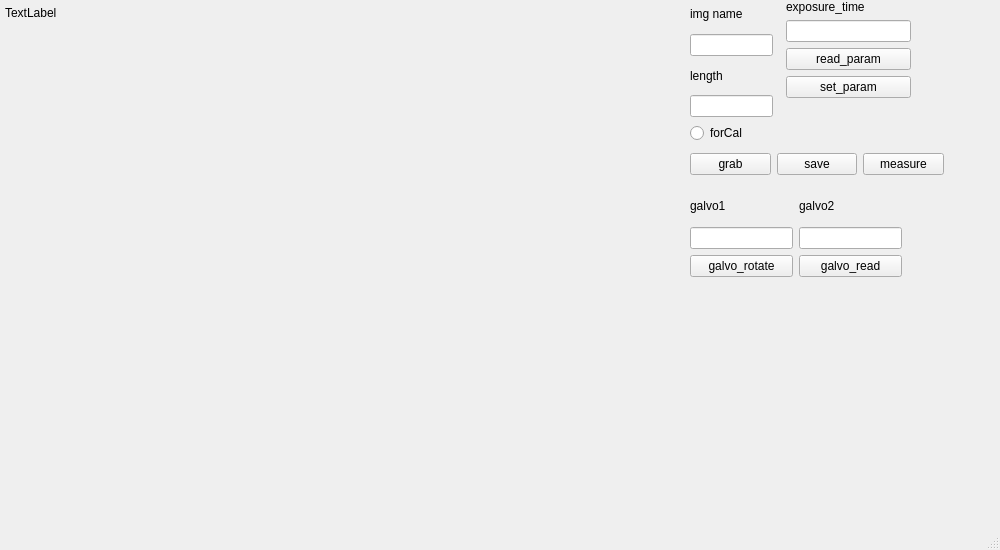
<?xml version="1.0" encoding="UTF-8"?>
<ui version="4.0">
 <class>MainWindow</class>
 <widget class="QMainWindow" name="MainWindow">
  <property name="geometry">
   <rect>
    <x>0</x>
    <y>0</y>
    <width>1000</width>
    <height>550</height>
   </rect>
  </property>
  <property name="windowTitle">
   <string>MainWindow</string>
  </property>
  <widget class="QWidget" name="centralwidget">
   <widget class="QLabel" name="img_continue">
    <property name="geometry">
     <rect>
      <x>5</x>
      <y>5</y>
      <width>81</width>
      <height>16</height>
     </rect>
    </property>
    <property name="text">
     <string>TextLabel</string>
    </property>
   </widget>
   <widget class="QWidget" name="layoutWidget">
    <property name="geometry">
     <rect>
      <x>780</x>
      <y>0</y>
      <width>131</width>
      <height>120</height>
     </rect>
    </property>
    <layout class="QFormLayout" name="formLayout_2">
     <item row="3" column="1">
      <widget class="QPushButton" name="set_param">
       <property name="text">
        <string>set_param</string>
       </property>
      </widget>
     </item>
     <item row="0" column="1">
      <widget class="QLabel" name="exposure_time">
       <property name="text">
        <string>exposure_time</string>
       </property>
      </widget>
     </item>
     <item row="1" column="1">
      <widget class="QLineEdit" name="exposure_time_set"/>
     </item>
     <item row="2" column="1">
      <widget class="QPushButton" name="read_param">
       <property name="text">
        <string>read_param</string>
       </property>
      </widget>
     </item>
    </layout>
   </widget>
   <widget class="QWidget" name="layoutWidget">
    <property name="geometry">
     <rect>
      <x>690</x>
      <y>0</y>
      <width>83</width>
      <height>143</height>
     </rect>
    </property>
    <layout class="QVBoxLayout" name="verticalLayout">
     <item>
      <widget class="QLabel" name="label_4">
       <property name="text">
        <string>img name</string>
       </property>
      </widget>
     </item>
     <item>
      <widget class="QLineEdit" name="img_name"/>
     </item>
     <item>
      <widget class="QLabel" name="label_5">
       <property name="text">
        <string>length</string>
       </property>
      </widget>
     </item>
     <item>
      <widget class="QLineEdit" name="distance"/>
     </item>
     <item>
      <widget class="QRadioButton" name="forCal">
       <property name="text">
        <string>forCal</string>
       </property>
      </widget>
     </item>
    </layout>
   </widget>
   <widget class="QWidget" name="layoutWidget">
    <property name="geometry">
     <rect>
      <x>690</x>
      <y>190</y>
      <width>212</width>
      <height>87</height>
     </rect>
    </property>
    <layout class="QGridLayout" name="gridLayout">
     <item row="1" column="0">
      <widget class="QLineEdit" name="galvo_1"/>
     </item>
     <item row="2" column="1">
      <widget class="QPushButton" name="galvo_read">
       <property name="text">
        <string>galvo_read</string>
       </property>
      </widget>
     </item>
     <item row="1" column="1">
      <widget class="QLineEdit" name="galvo_2"/>
     </item>
     <item row="0" column="0">
      <widget class="QLabel" name="label_7">
       <property name="text">
        <string>galvo1</string>
       </property>
      </widget>
     </item>
     <item row="0" column="1">
      <widget class="QLabel" name="label_8">
       <property name="text">
        <string>galvo2</string>
       </property>
      </widget>
     </item>
     <item row="2" column="0">
      <widget class="QPushButton" name="galvo_rotate">
       <property name="text">
        <string>galvo_rotate</string>
       </property>
      </widget>
     </item>
    </layout>
   </widget>
   <widget class="QWidget" name="layoutWidget">
    <property name="geometry">
     <rect>
      <x>690</x>
      <y>150</y>
      <width>254</width>
      <height>29</height>
     </rect>
    </property>
    <layout class="QHBoxLayout" name="horizontalLayout">
     <item>
      <widget class="QPushButton" name="grab">
       <property name="text">
        <string>grab</string>
       </property>
      </widget>
     </item>
     <item>
      <widget class="QPushButton" name="save">
       <property name="text">
        <string>save</string>
       </property>
      </widget>
     </item>
     <item>
      <widget class="QPushButton" name="measure">
       <property name="text">
        <string>measure</string>
       </property>
      </widget>
     </item>
    </layout>
   </widget>
  </widget>
  <widget class="QMenuBar" name="menubar">
   <property name="geometry">
    <rect>
     <x>0</x>
     <y>0</y>
     <width>1000</width>
     <height>24</height>
    </rect>
   </property>
  </widget>
  <widget class="QStatusBar" name="statusbar"/>
 </widget>
 <resources/>
 <connections/>
</ui>
